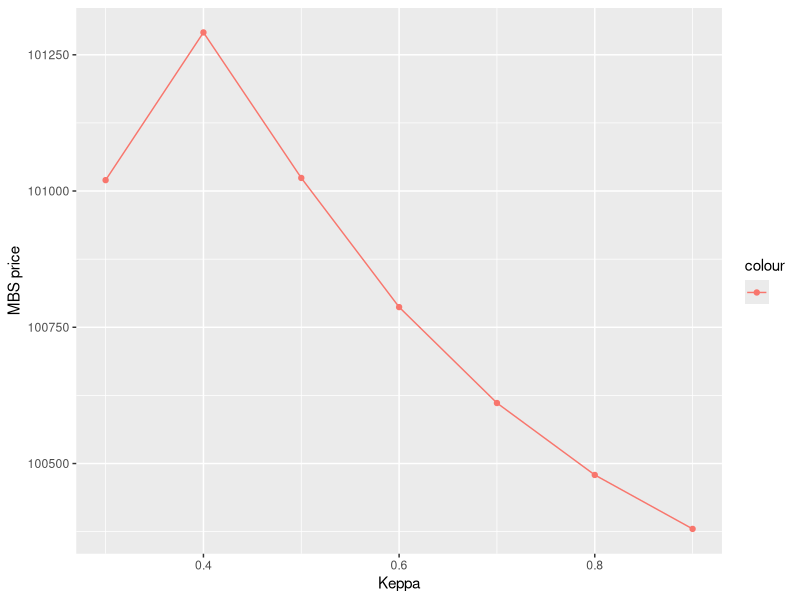
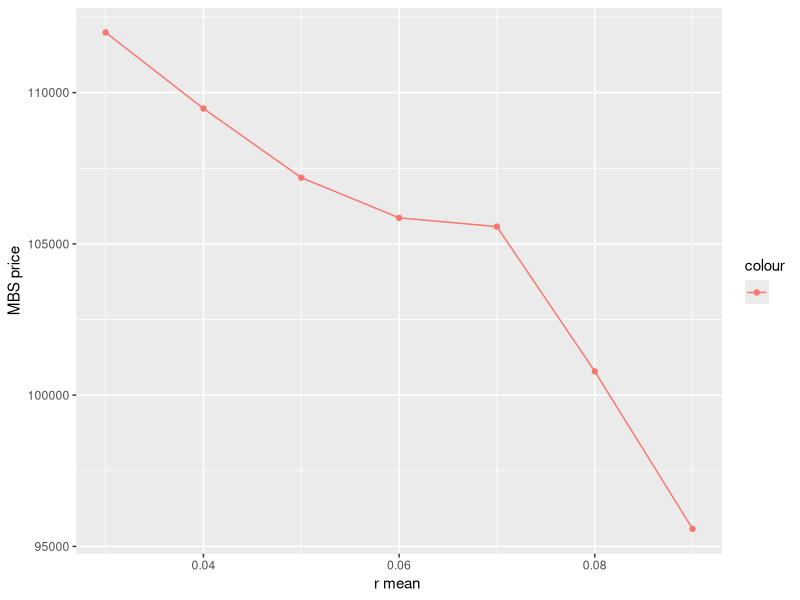
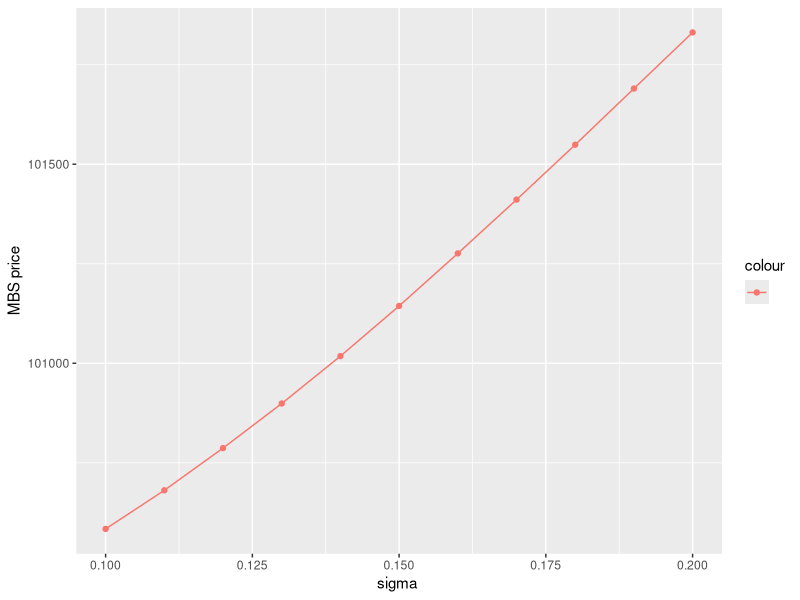

Recreate these plots in R, in order.
library(ggplot2)



#Q2 

Q1 = c(101020, 101291,101024,100787,100611,100479,100380)

ggplot() + geom_point(aes(seq(0.3,0.9, length = 7),Q1,col = "")) +
  geom_line(aes(seq(0.3,0.9, length = 7),Q1,col = "")) +
  xlab("Keppa") + 
  ylab("MBS price")


Q2 = c(111989,109474,107189,105860,105570,100787,95578.7 )
ggplot() + geom_point(aes(seq(0.03,0.09, length = 7),Q2,col = "")) +
  geom_line(aes(seq(0.03,0.09, length = 7),Q2,col = "")) +
  xlab("r mean ") + 
  ylab("MBS price")

Q3 = c(100584, 100681,100787,100899,101018,101144,101276,101411,101549,101690,101831)
ggplot() + geom_point(aes(seq(0.1, 0.2 , by =  0.01),Q3,col = "")) +
  geom_line(aes(seq(0.1,0.2, by = 0.01),Q3,col = "")) +
  xlab("sigma ") + 
  ylab("MBS price")

